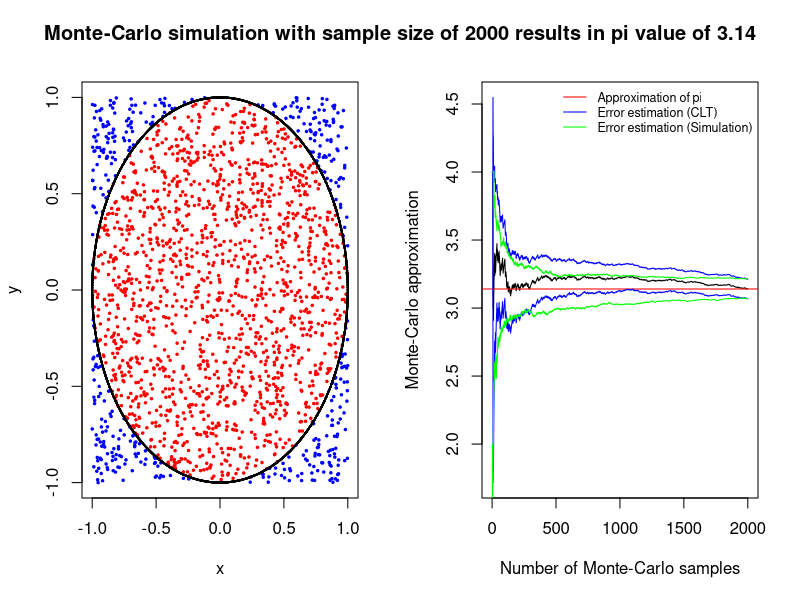
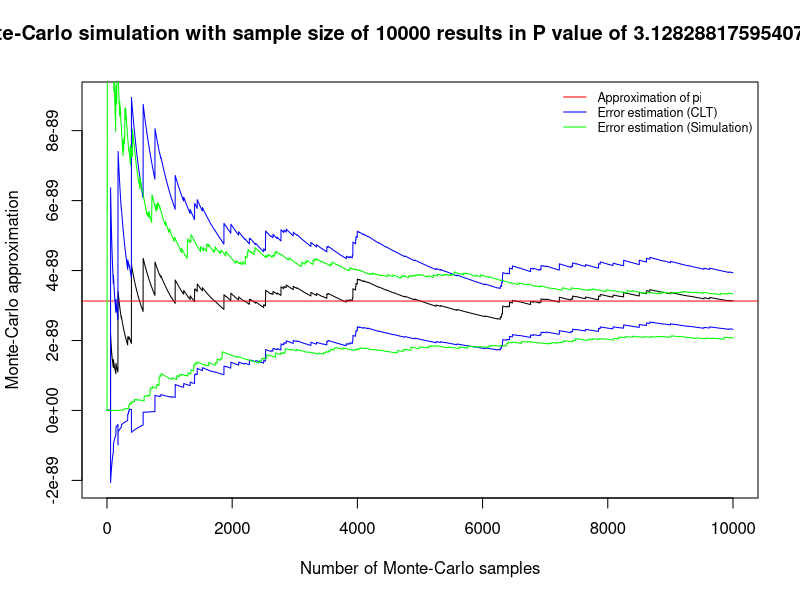

These figures' R source, in order: (Note: this script raises an error after producing the figures.)
fnErrorEstimation <- function(X, fnRandom, m = 100,
                    fnValueCalculation = function(x) {x}) {
  # This function is doing the error calculation, plotting all results,
  # generating and plotting confidence band.
  # There are two different methods in use:
  #  * Using central limit theorem
  #  * Using simulation
  # 
  # Args:
  #   X:        Contains the data, can be raw random or already precalculated
  #   fnRandom: Function to use in specific case to generate random values
  #   m:        Number of MC-Simulations, has default value
  #   fnValueCalculation:
  #             If values should be computed in any way, this function is doing
  #             it. If no value is given, just use values X as they are (default)
  #   
  # Returns:
  #   Nothing, just prints the plot
  
  # Calculate values
  if(class(X) != "list") { X = list(X) }
  x <- do.call(fnValueCalculation, X)
  
  # Save length of sample in variable
  n <- length(x)
  
  ################ Error estimation using central limit theorem ################
  
  # Compute mean with each new sample
  vecMeans <- cumsum(x) / (1:n)
  
  # NOTE: t-distribution
  # Compute confidence band
  vecConf <- list(top = NULL, bottom = NULL)
  for(i in 1:n) {
    vecConf$top[i] <- vecMeans[i] + 1.96*sqrt(var(x[1:i])/i)
    vecConf$bottom[i] <- vecMeans[i] - 1.96*sqrt(var(x[1:i])/i)
  }
  
  # Plot means against number of samples
  plot(1:n, vecMeans, type="l",
       xlab = "Number of Monte-Carlo samples",
       ylab = "Monte-Carlo approximation",
       ylim = c(min(na.omit(vecConf$bottom), vecMeans),
                max(na.omit(vecConf$top), vecMeans)),
       pch = 4, cex = 0.8)
  
  # Plot overall mean
  abline(vecMeans[n], 0, col = "red")
  
  # Plot confidence band
  lines(vecConf$top, col = "blue")
  lines(vecConf$bottom, col = "blue")
  
  ##################### Error estimation using simulation #####################
  
  # Generate n x m matrix with random values
  mSampleMatrix <- NULL
  for(i in 1:m) {
    X <- fnRandom(n)
    if(class(X) != "list") { X = list(X) }
    mSampleMatrix <- cbind(mSampleMatrix, do.call(fnValueCalculation, X))
  }
  
  # Calculate confidence band
  mEst <- apply(mSampleMatrix, 2, cumsum)/(1:n)
  mConf <- apply(mEst, 1, quantile, c(.025, .975))
  
  # Plot upper and lower confidence bound
  lines(mConf[1,], col = "green")
  lines(mConf[2,], col = "green")
  
  # Add legend for all lines
  legend("topright", c("Approximation of pi", "Error estimation (CLT)",
                       "Error estimation (Simulation)"), 
         lty = 1, col=c("red", "blue", "green"), bty="n", cex=.75)
}

# 1. ###########################################################################

# Monte Carlo approximation of pi

fnPiRandom <- function(n) {
  # Generates random uniform values for x (x1) and y (x2) axis
  # 
  # Args:
  #   n: Number of samples
  #   
  # Returns:
  #   A list of x1 and x2 random values with size of n
  return(list(x1 = runif(n, min = -1, max = 1),
              x2 = runif(n, min = -1, max = 1)))
}

fnPiIndicator <- function(x1, x2) {
  # Indicate which values are inside of the circle with radius 1
  # and which are outside
  # 
  # Args:
  #   x1: Random values of x-axis
  #   x2: Random values of y-axis
  #   
  # Returns:
  #   A vector containing values 0, if point is outside of circle, and 4, 
  #   if point is inside of circle with radius 1
  return(((x1^2 + x2^2) <= 1)*4)
}

fnPiPlotCircle <- function(x1, x2) {
  # Plots all random points.
  # Points which are inside are red, points outside blue and some circle-points
  # are calculated, to mark the border in black
  # 
  # Args:
  #   x1: Random values of x-axis
  #   x2: Random values of y-axis
  #   
  # Returns:
  #   Nothing, just prints the plot
  
  inside <- as.logical(fnPiIndicator(x1, x2))
  outside <- !inside
  
  # Plot points inside and outside
  plot(x1[inside], x2[inside], pch = 20, cex = 0.5, col = "red",
       xlab = "x", ylab = "y", xlim = c(-1,1), ylim = c(-1,1))
  points(x1[outside], x2[outside], pch = 20, cex = 0.5, col = "blue")
  
  # Plot circle points to mark the border
  points(sin(1:10000), cos(1:10000), pch = 20, cex = 0.2, col = "black")
}

# Split plot panel
par(mfrow = c(1,2))

# Create random values
X <- fnPiRandom(2000)

# Plot random values and circle
fnPiPlotCircle(X$x1, X$x2)

# Run error estimation
fnErrorEstimation(X, fnPiRandom, fnValueCalculation = fnPiIndicator)

# Set title for plots
title(paste("Monte-Carlo simulation with sample size of ", length(X$x1),
            " results in pi value of ", mean(fnPiIndicator(X$x1, X$x2)), sep = ""),
      outer = TRUE,  line = -2)

# 2. ###########################################################################

# Set plot panel to one plot
par(mfrow = c(1,1))

# Using pnorm
print(1 - pnorm(20))

# Naive Monte-Carlo approximation
n <- 1000000
x <- rnorm(n)
indicator <- (x > 20) * 1
print(mean(indicator))

# Monte-Carlo integration after substitution Y := 1/X

fnProbRandom <- function(n) {
  # Generate random uniform values between 0 and 1/20
  # 
  # Args:
  #   n: Size of sample
  #   
  # Returns:
  #   Random vector of size n with values between 0 and 1/20
  return(runif(n, min = 0, max = 1/20))
}

fnProbG <- function(u) {
  # Calculate values of function g
  # 
  # Args:
  #   u: Random values
  #   
  # Returns:
  #   Result of function g, using random values u as argument
  return((1/20) * (1/sqrt(2*pi)) * exp(-1/(2*(u^2))) * (1/(u^2)))
}

# Generate random values
u <- fnProbRandom(10000)

# Calculate values with function g
g <- fnProbG(u)

# Run error estimation
fnErrorEstimation(u, fnProbRandom, fnValueCalculation = fnProbG)

# Set title for plot
title(paste("Monte-Carlo simulation with sample size of ", length(u),
            " results in P value of ", mean(g), sep = ""),
      outer = TRUE,  line = -2)

# 3. ###########################################################################

# Set plot panel to two plots
par(mfrow = c(1,2))

fnIntRandom <- function(n) {
  # Generate random uniform values
  # 
  # Args:
  #   n: Size of sample
  #   
  # Returns:
  #   Random vector of size n with values between 0 and 1
  return(runif(n))
}

fnIntH1 <- function(x) {
  # Calculate values of function h1
  # 
  # Args:
  #   x: Random values
  #   
  # Returns:
  #   Result of function h1, using random values x as argument
  return((cos(50*x)+sin(20*x))^2)
}

fnIntH2 <- function(x) {
  # Calculate values of function h2
  # 
  # Args:
  #   x: Random values
  #   
  # Returns:
  #   Result of function h2, using random values x as argument
  return(sin(1/x))
}

# Using R's integrate function
print(integrate(fnIntH1, 0, 1))
print(integrate(fnIntH2, 0, 1))

# Using Monte-Carlo integration
u <- fnIntRandom(10000)
h1 <- fnIntH1(u)
h2 <- fnIntH2(u)

# Run error estimation
fnErrorEstimation(u, fnIntRandom, fnValueCalculation = fnIntH1)
title(paste("h1: ", length(u), " samples, result: ",
            round(mean(h1), 3), sep = ""))
fnErrorEstimation(u, fnIntRandom, fnValueCalculation = fnIntH2)
title(paste("h2: ", length(u), "samples, result ",
            round(mean(h2), 3), sep = ""))

## TODO: Compare errors of integrate function with monte carlo

# 4. ###########################################################################

# Set plot panel to one plot
par(mfrow = c(1,1))

fnAreaRandom <- function(n) {
  # Generate three random uniform values between 0 and 1 for x and y
  # respectively. The function directly calculates the area of triangle
  # between these three random points.
  # 
  # Args:
  #   n: Size of sample
  #   
  # Returns:
  #   Random vector of size n containing area values of random triangles
  
  areas <- NULL
  for (i in 1:n) {
    # Generate random values for x- and y-axis
    x <- runif(3)
    y <- runif(3)
    # Calculate area of trinangle and add to vector
    areas[i] <- abs(0.5 * det(matrix(c(x, y, c(1, 1, 1)), nrow = 3, ncol = 3)))
  }
  
  # Return vector of random triangle areas
  return(areas)
}

# Generate random triangle area values
A <- fnAreaRandom(1000)

# Run error estimation
fnErrorEstimation(A, fnAreaRandom)
title(paste("Monte-Carlo simulation with sample size of ", length(A),
            " results in area of ", round(mean(A), 4), sep = ""))
